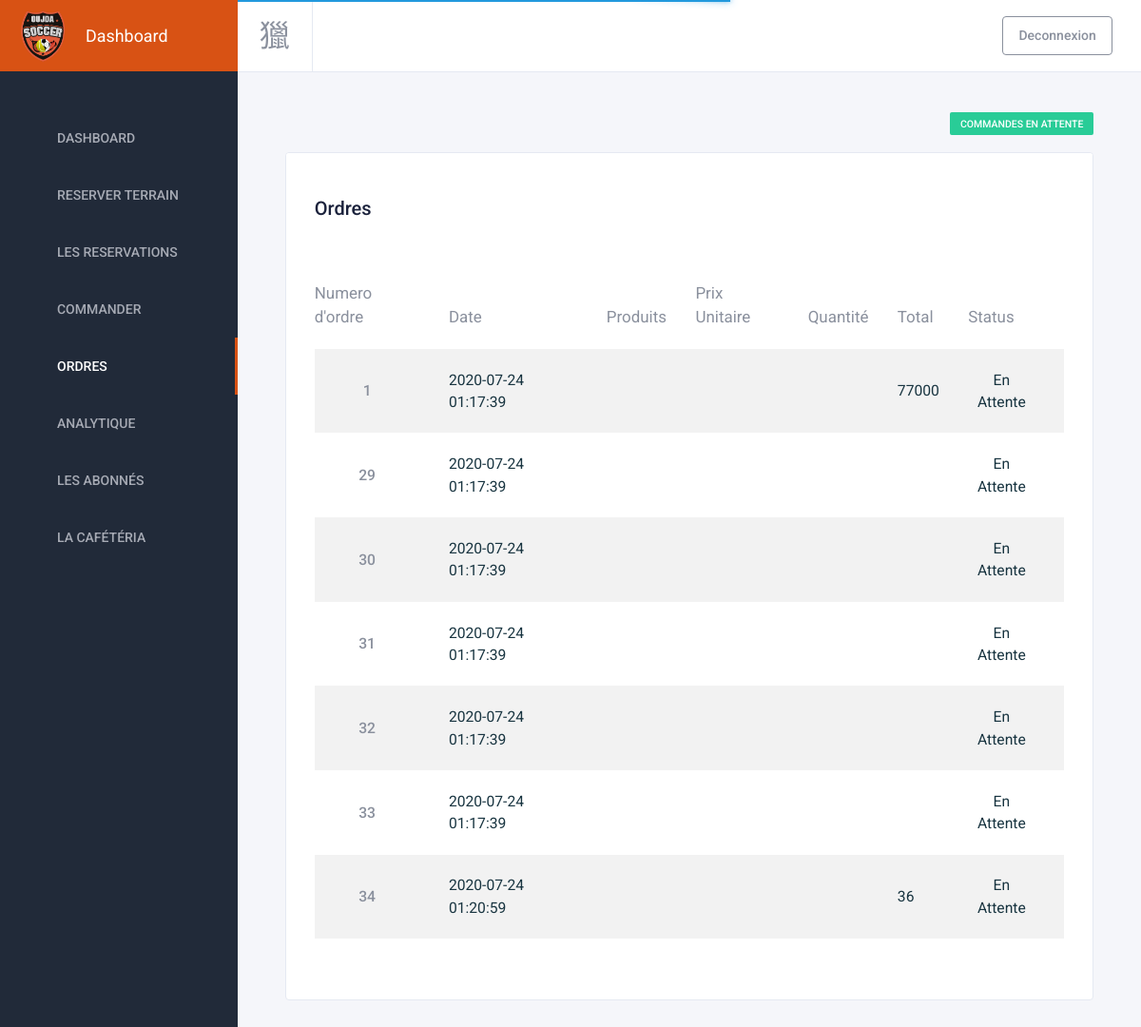
The app's page /all_orders.php, older data.
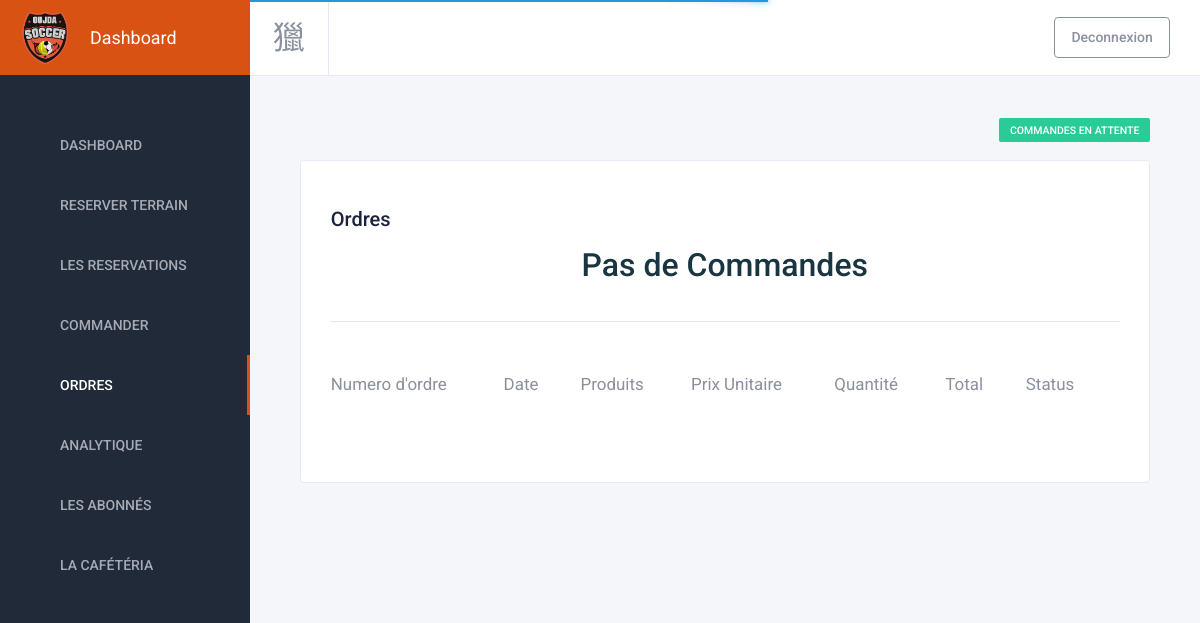
The same page, newer data.
### tables this page shows
CREATE TABLE `orders_info` (
  `order_id` int(10) NOT NULL AUTO_INCREMENT,
  `user_id` int(11) NOT NULL,
  `f_name` varchar(255) NOT NULL,
  `date` timestamp NOT NULL DEFAULT CURRENT_TIMESTAMP,
  `prod_count` int(15) DEFAULT NULL,
  `total_amt` double DEFAULT NULL,
  PRIMARY KEY (`order_id`),
  KEY `user_id` (`user_id`),
  CONSTRAINT `user_id` FOREIGN KEY (`user_id`) REFERENCES `user_info` (`user_id`)
);

### all_orders.php (the view, shortened to what this page needs)
<?php
include("db.php");
?>
<!DOCTYPE html>
<html lang="en" dir="ltr">
<head>
  <link href="https://cdn.materialdesignicons.com/3.0.39/css/materialdesignicons.min.css" rel="stylesheet" />
  <link href="assets/plugins/toaster/toastr.min.css" rel="stylesheet" />
  <link href="assets/plugins/nprogress/nprogress.css" rel="stylesheet" />
  <link href="assets/plugins/flag-icons/css/flag-icon.min.css" rel="stylesheet" />
  <link href="assets/plugins/jvectormap/jquery-jvectormap-2.0.3.css" rel="stylesheet" />
  <link href="assets/plugins/ladda/ladda.min.css" rel="stylesheet" />
  <link href="assets/plugins/select2/css/select2.min.css" rel="stylesheet" />
  <link href="assets/plugins/daterangepicker/daterangepicker.css" rel="stylesheet" />
  <link id="sleek-css" rel="stylesheet" href="assets/css/sleek.css" />
</head>
<body class="sidebar-fixed sidebar-dark header-light header-fixed" id="body">
  <div class="wrapper">
    <aside class="left-sidebar bg-sidebar">
      <div id="sidebar" class="sidebar sidebar-with-footer">
        <div class="app-brand">
          <a href="index.php">
            <img src="wah.png" style="position:relative; right: 20px;">
            <span class="brand-name" style="position:relative; right: 30px;">Dashboard</span>
          </a>
        </div>
        <div class="sidebar-scrollbar">
          <ul class="nav sidebar-inner" id="sidebar-menu">
            <li class="has-sub">
              <a class="sidenav-item-link" href="index.php">
                <span class="nav-text">Dashboard</span>
              </a>
            </li>
            <li class="has-sub">
              <a class="sidenav-item-link" href="stadium_reservation.php">
                <span class="nav-text">Reserver Terrain</span>
              </a>
            </li>
            <li class="has-sub">
              <a class="sidenav-item-link" href="reservations.php">
                <span class="nav-text">Les Reservations</span>
              </a>
            </li>
            <li class="has-sub">
              <a class="sidenav-item-link" href="order_dashboard.php">
                <span class="nav-text">Commander</span>
              </a>
            </li>
            <li class="has-sub active expand">
              <a class="sidenav-item-link" href="ordersFinal.php">
                <span class="nav-text">Ordres</span>
              </a>
            </li>
            <li class="has-sub">
              <a class="sidenav-item-link" href="analytics.php">
                <span class="nav-text">Analytique</span>
              </a>
            </li>
            <li class="has-sub">
              <a class="sidenav-item-link" href="users.php">
                <span class="nav-text">les abonnés</span>
              </a>
            </li>
            <li  class="has-sub" >
              <a class="sidenav-item-link" href="javascript:void(0)" data-toggle="collapse" data-target="#charts" aria-expanded="false" aria-controls="charts">
                <span class="nav-text">La Cafétéria</span> <b class="caret"></b>
              </a>
            </li>
          </ul>
        </div>
      </div>
    </aside>
    <div class="page-wrapper">
      <header class="main-header " id="header">
        <nav class="navbar navbar-static-top navbar-expand-lg">
          <button id="sidebar-toggler" class="sidebar-toggle">
          </button>
          <div class="navbar-right ">
            <ul class="nav navbar-nav">
              <li><a href="logout.php" type="button" class="btn btn-outline-secondary" id="deconn">Deconnexion</a></li>
            </ul>
          </div>
        </nav>
      </header>
      <div class="content-wrapper">
        <div class="content">
        	<a href="ordersFinal.php" class="badge badge-success float-right">Commandes en attente</a>
        	<br>
        	<br>
          <div class="card card-table-border-none" id="recent-orders">
            <div class="card-header justify-content-between">
              <h2>Ordres</h2>
            </div>
            <div class="card-body pt-0 pb-5">
              <table class="table card-table table-responsive table-responsive-large table-striped" style="width:100%">
                <thead>
                  <tr>
                    <th>Numero d'ordre</th>
                    <th class="d-none d-md-table-cell">Date</th>
                    <th>Produits</th>
                    <th class="d-none d-md-table-cell">Prix Unitaire</th>
                    <th>Quantité</th>
                    <th class="d-none d-md-table-cell">Total</th>
                    <th class="d-none d-md-table-cell">Status</th>
                  </tr>
                </thead>
                <tbody>
                    <?php
                      $query = "SELECT * FROM `orders_info`";
                      $run = mysqli_query($con,$query);
                      if(mysqli_num_rows($run) > 0){
                       while($row = mysqli_fetch_array($run)){
                         $order_id = $row['order_id'];
                         $date = $row['date'];
                         $total_amount = $row['total_amt'];
                      ?>
                            <tr id = <?php echo $order_id ?>>
                                <td style='text-align: center;'><?php echo $order_id; ?></td>
                                <td>
                            	<?php
                                	echo $date;
                                ?>
                                </td>
                                <td class='d-none d-md-table-cell'><?php
                            $query1 = "SELECT * FROM order_products where order_id = $order_id";
                            $run1 = mysqli_query($con,$query1);
                              while($row1 = mysqli_fetch_array($run1)){
                               $product_id = $row1['product_id'];
                               $query2 = "SELECT * FROM products where product_id = $product_id";
                               $run2 = mysqli_query($con,$query2);
                               while($row2 = mysqli_fetch_array($run2)){
                               $product_title = $row2['product_title'];
                           ?>
                              <?php echo $product_title ?><br>
                            <?php }}?></td>
                                <td class='d-none d-md-table-cell'><?php
                            $query1 = "SELECT * FROM order_products where order_id = $order_id";
                            $run1 = mysqli_query($con,$query1);
                              while($row1 = mysqli_fetch_array($run1)){
                               $product_id = $row1['product_id'];
                               $query2 = "SELECT * FROM products where product_id = $product_id";
                               $run2 = mysqli_query($con,$query2);
                               while($row2 = mysqli_fetch_array($run2)){
                               $product_price = $row2['product_price'];
                           ?>
                              <?php echo $product_price ?><br>
                            <?php }}?></td>
    						<td class='d-none d-md-table-cell'><?php
                            $query1 = "SELECT * FROM order_products where order_id = $order_id";
                            $run1 = mysqli_query($con,$query1);
                              while($row1 = mysqli_fetch_array($run1)){
                               $quantity = $row1['qty'];
                           ?>
                              <?php echo $quantity ?><br>
                            <?php }?></td>
                                <td class='d-none d-md-table-cell'><?php echo $total_amount ?></td>
                                <td class='text-center'>
                                    <?php
                           	 			$query1 = "SELECT p_status FROM orders where order_id = $order_id";
                       					$run1 = mysqli_query($con,$query1);
                       					$row1 = mysqli_fetch_array($run1);
                                    	if($row1[0]=="Termine")
                                        echo "Terminé";
                                      else
                                        echo "En Attente";
                                    ?>
                                </td>
                            </tr>
                            <?php } ?>
                            <?php
                   }else {
                     echo "<center><h2>Pas de Commandes</h2><br><hr></center>";
                     }
                  ?>
                </tbody>
              </table>
            </div>
          </div>
        </div>
      </div>
</body>
</html>

Row changes from the older to the newer data that the page shows:
removed orders_info: order_id "1", date "2020-07-24 01:17:39", total_amt "77000"
removed orders_info: order_id "29", date "2020-07-24 01:17:39"
removed orders_info: order_id "30", date "2020-07-24 01:17:39"
removed orders_info: order_id "31", date "2020-07-24 01:17:39"
removed orders_info: order_id "32", date "2020-07-24 01:17:39"
removed orders_info: order_id "33", date "2020-07-24 01:17:39"
removed orders_info: order_id "34", date "2020-07-24 01:20:59", total_amt "36"
Text that changed along with them:
text now shown: "Pas de Commandes"
